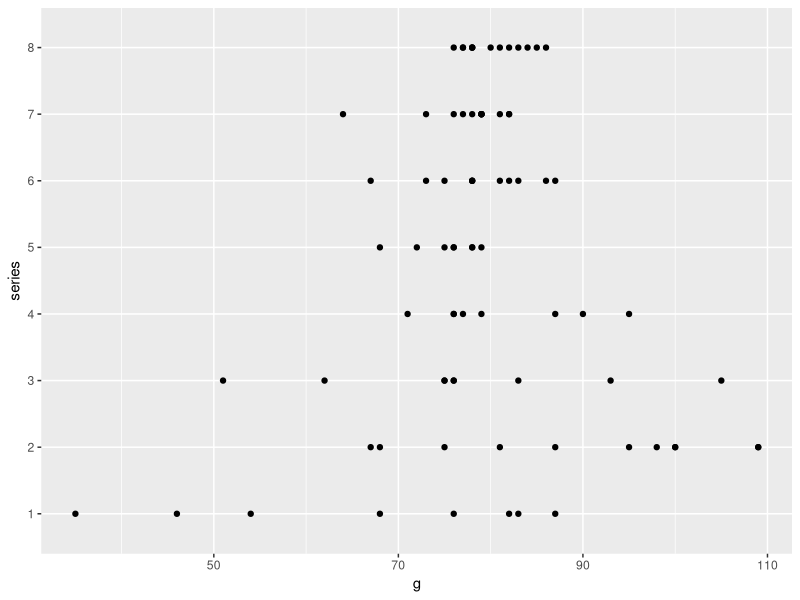
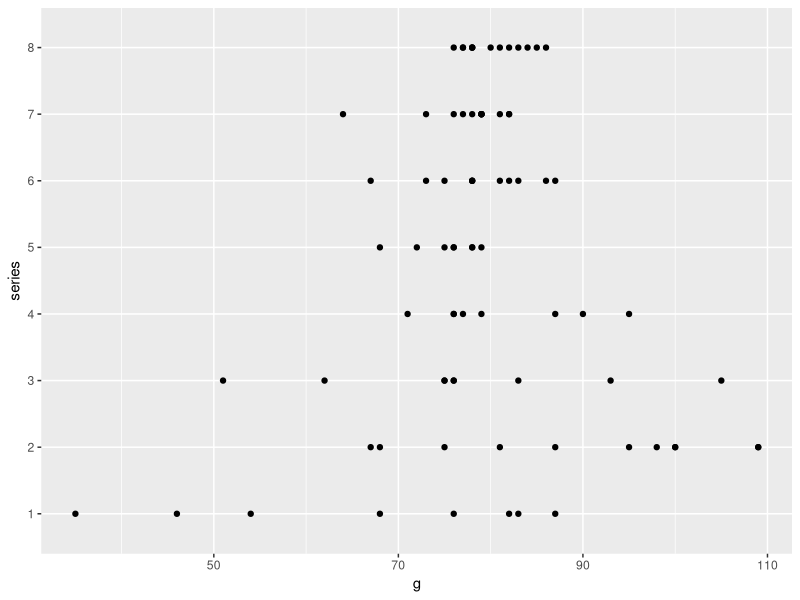

Write R code to recreate these figures, in order.
## ---- chunk 1

library(tidyverse)
library(boot)
library(dplyr)

gravity

head(gravity)

library(tidyverse)
ggplot(data = gravity) + 
  geom_point(mapping = aes(x = g, y =series))

## ---- chunk 2

library(tidyverse)
ggplot(data = gravity) + 
  geom_point(mapping = aes(x = g, y =series))

